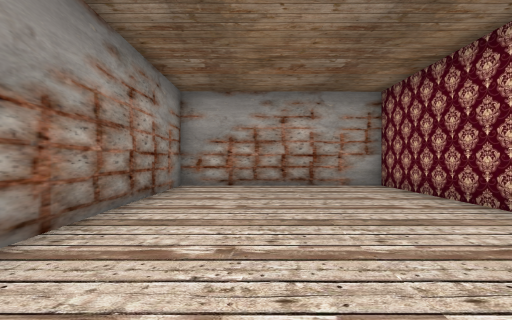
[1] (above)

20 first-person views from a walk through a 3-D level made in the Godot game engine. The camera is 1.5 m above the floor, looks level and sees 90° across. Doors that lead somewhere are drawn open, without their leaves. The floor is counted in squares, 2 m on a side. Each view is taken from the middle of a square. On the plan, view 1 faces up. The plan holds only what a view shows up to about 9 squares ahead; the rest is blank. The place goes on beyond the plan. Characters and animated objects are left out. Some surface patterns are stand-ins.

[2]
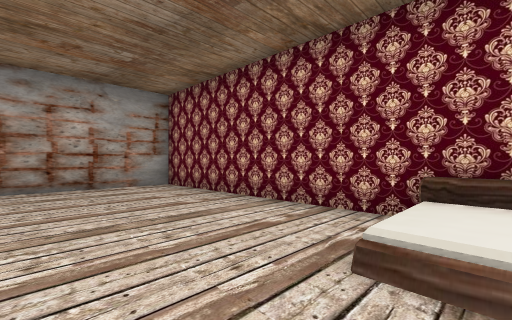

[3]
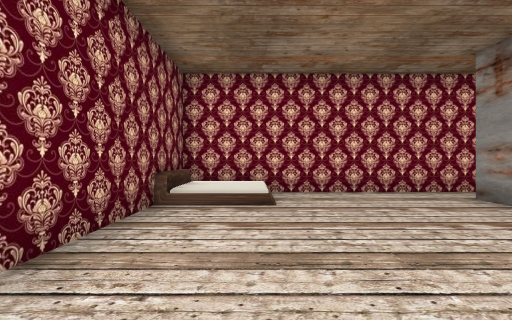

[4]
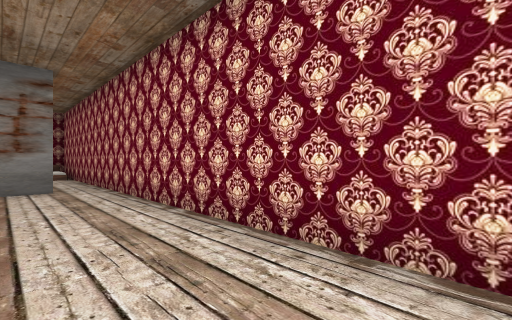

[5]
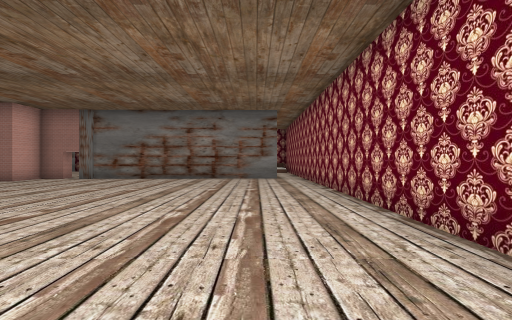

[6]
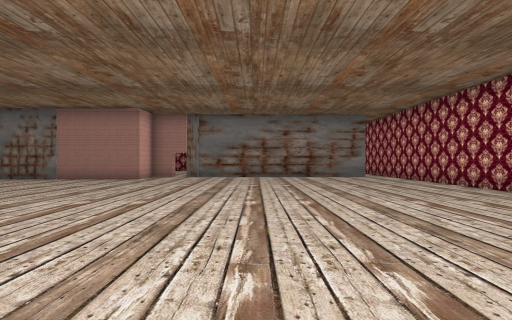

[7]
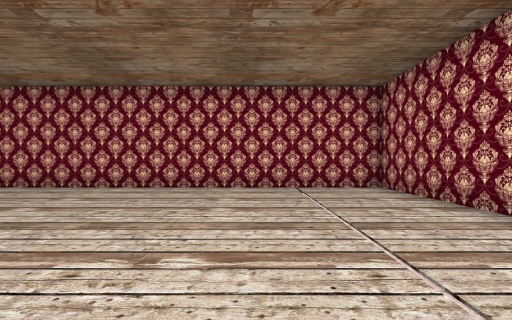

[8]
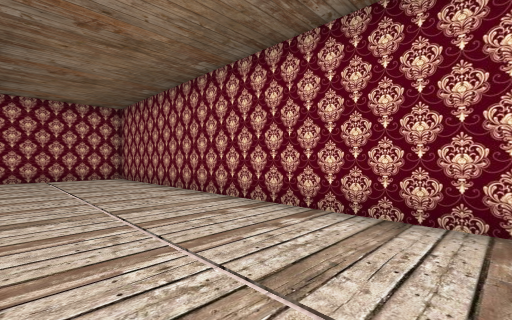

[9]
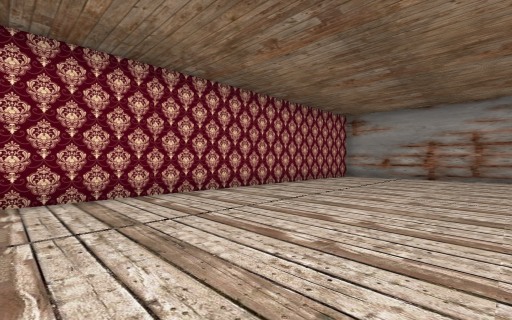

[10]
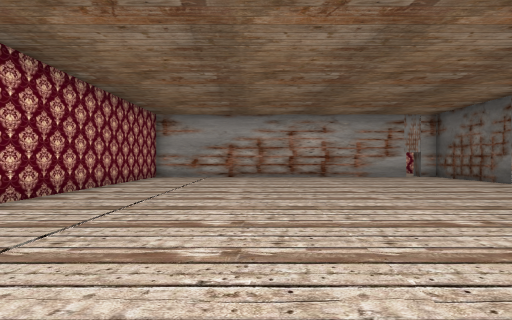

[11]
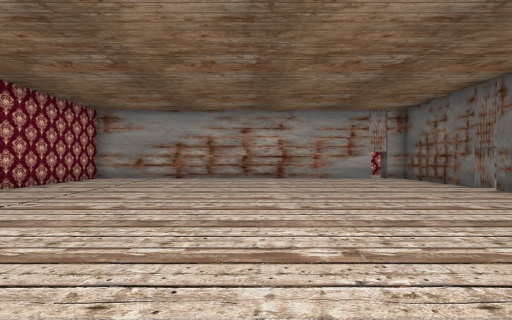

[12]
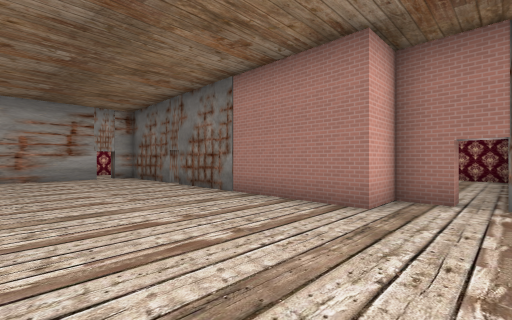

[13]
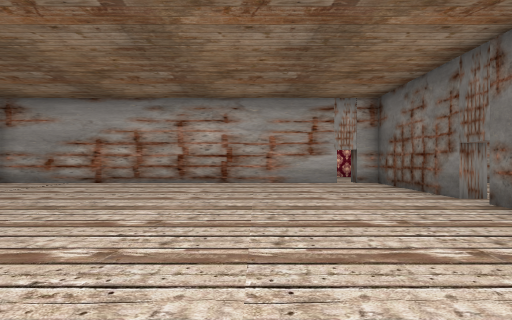

[14]
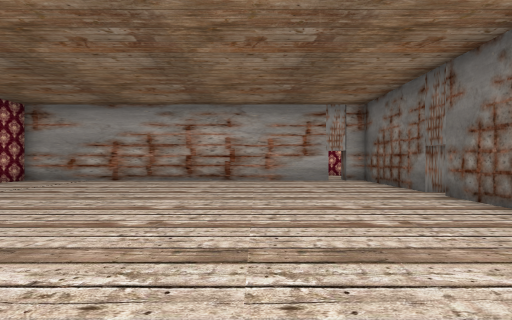

[15]
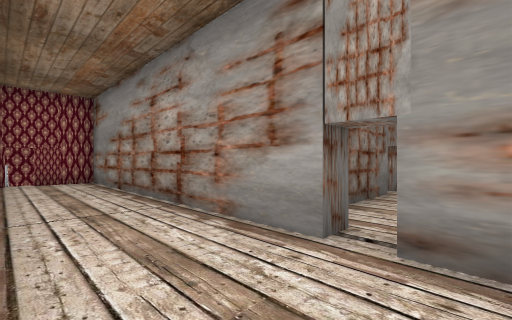

[16]
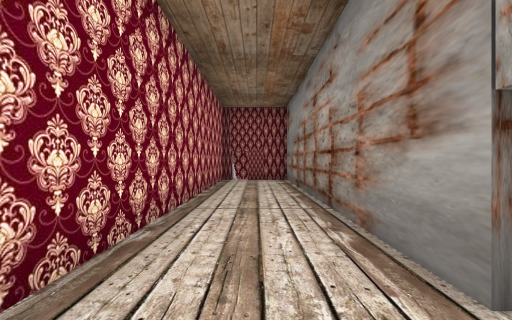

[17]
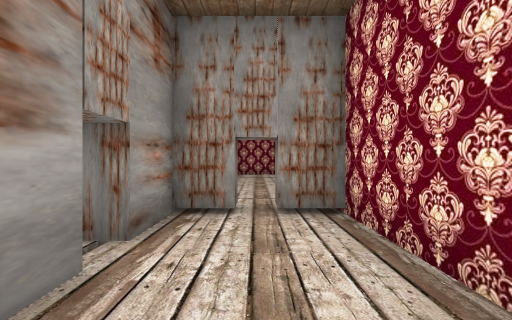

[18]
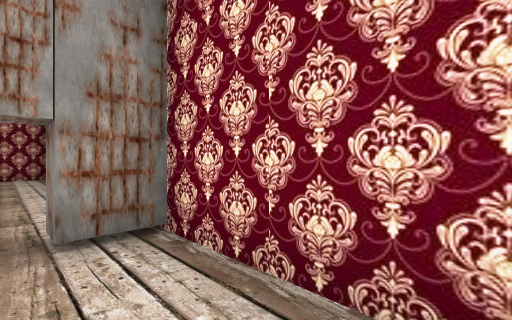

[19]
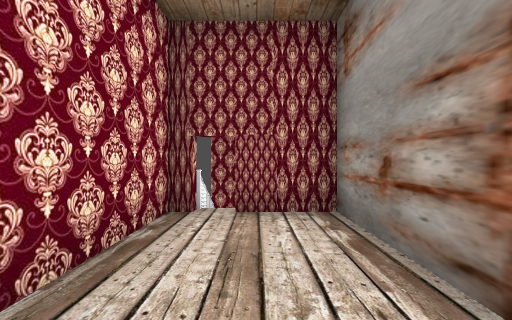

[20]
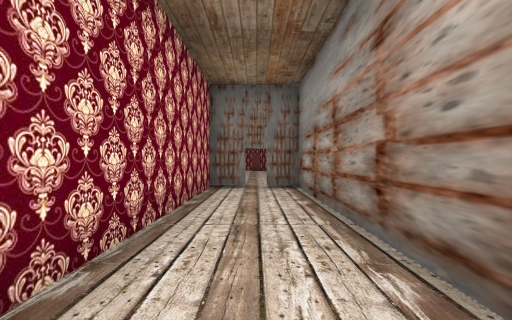

### Floor plan
Ten units are one square. View 1 is at (0, 0); x grows to the right and y downward. Boxes are objects, and circles mark ways between rooms. Rooms are numbered by the first view taken in them; rooms with no view inside come last. Other rooms are left out.
<svg viewBox="-169 -228 219 243">
<path fill="none" stroke="#000" d="M-25 10 37 10 37 -75 -22 -75 -21 -1M-28 -87 -28 -95 -41 -95 -41 -154M-41 -160 -41 -193 -47 -193 -47 -198M-27 -1 -27 -11M-54 -198 -54 -193 -164 -193M-164 -190 -164 10 -25 10M-47 -198 35 -198M-66 -207 -66 -198 -54 -198M37 -219 37 -223 -66 -222 -66 -213M-129 -198 -71 -198 -71 -207M-71 -213 -71 -222 -129 -222"/>
<rect x="35" y="-5" width="10" height="10" fill="#bbb"><title>bed</title></rect>
<circle cx="-30" cy="0" r="3" fill="#2a7"/>
<circle cx="-50" cy="-200" r="3" fill="#2a7"/>
<circle cx="-70" cy="-210" r="3" fill="#2a7"/>
<text x="10" y="-30">1</text>
<text x="-100" y="-90">2</text>
<text x="-20" y="-220">3</text>
<text x="-120" y="-220">4</text>
</svg>
Room 1 opens to room 2. Room 2 opens to room 3. Room 3 opens to room 4.

Where each view was taken, in squares from view 1:
view 1: 0 up, 0 right, facing up
view 2: 0 up, 0 right, facing up-right
view 3: 5 up, 2 right, facing down
view 4: 1 up, 10 left, facing down-right
view 5: 1 up, 13 left, facing right
view 6: 5 up, 14 left, facing right
view 7: 6 up, 13 left, facing down
view 8: 10 up, 13 left, facing down-left
view 9: 8 up, 11 left, facing up-left
view 10: 8 up, 12 left, facing up
view 11: 9 up, 10 left, facing up
view 12: 8 up, 8 left, facing up-right
view 13: 11 up, 8 left, facing up
view 14: 10 up, 8 left, facing up
view 15: 22 up, 6 left, facing down-right
view 16: 21 up, 6 left, facing right
view 17: 21 up, 3 left, facing left
view 18: 21 up, 4 left, facing up-left
view 19: 21 up, 0 right, facing right
view 20: 21 up, 14 left, facing right
